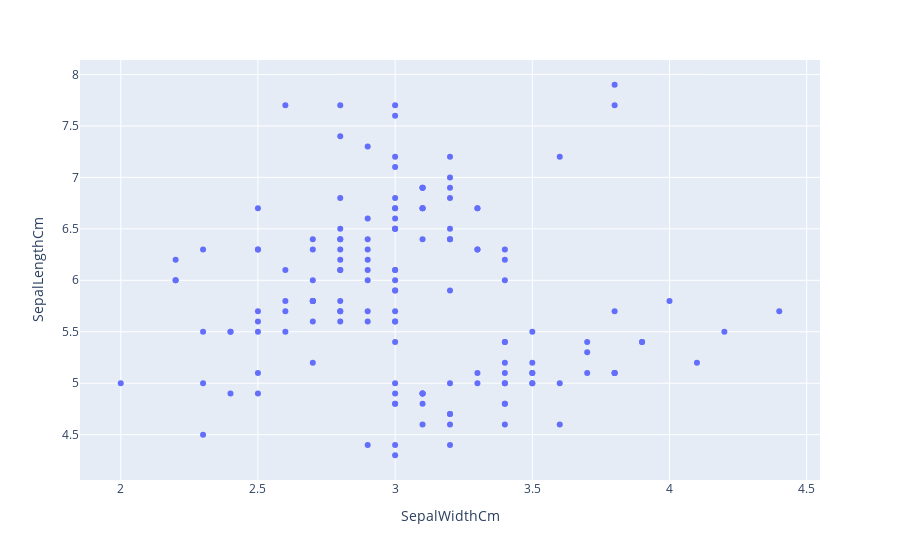

The notebook cell saved with this chart:
### Code cell
import plotly.express as px
fig = px.scatter(df, x="SepalWidthCm", y="SepalLengthCm")
fig.show()

### Figure 1 — Plotly figure (JSON) as saved in the notebook; plotly's stock layout.template omitted (floating-point values rounded to 4 significant figures; data arrays with more than 128 entries replaced by an {"elided": "..."} marker saying what was removed)
{"data": [{"hovertemplate": "SepalWidthCm=%{x}<br>SepalLengthCm=%{y}<extra></extra>", "legendgroup": "", "marker": {"color": "#636efa", "symbol": "circle"}, "mode": "markers", "name": "", "orientation": "v", "showlegend": false, "type": "scatter", "x": {"elided": "150 float values"}, "xaxis": "x", "y": {"elided": "150 float values"}, "yaxis": "y"}], "layout": {"legend": {"tracegroupgap": 0}, "margin": {"t": 60}, "xaxis": {"anchor": "y", "domain": [0, 1], "title": {"text": "SepalWidthCm"}}, "yaxis": {"anchor": "x", "domain": [0, 1], "title": {"text": "SepalLengthCm"}}}}
